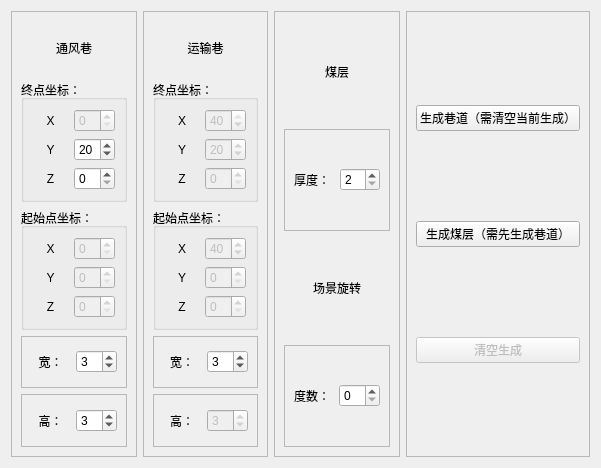
<?xml version="1.0" encoding="UTF-8"?>
<ui version="4.0">
 <class>RoadwayWin</class>
 <widget class="QWidget" name="RoadwayWin">
  <property name="geometry">
   <rect>
    <x>0</x>
    <y>0</y>
    <width>601</width>
    <height>468</height>
   </rect>
  </property>
  <property name="windowTitle">
   <string>巷道控制</string>
  </property>
  <layout class="QHBoxLayout" name="horizontalLayout_5">
   <item>
    <widget class="QFrame" name="frame_3">
     <property name="frameShape">
      <enum>QFrame::StyledPanel</enum>
     </property>
     <property name="frameShadow">
      <enum>QFrame::Raised</enum>
     </property>
     <layout class="QVBoxLayout" name="verticalLayout_3">
      <item>
       <widget class="QLabel" name="label">
        <property name="text">
         <string>通风巷</string>
        </property>
        <property name="alignment">
         <set>Qt::AlignCenter</set>
        </property>
       </widget>
      </item>
      <item>
       <widget class="QGroupBox" name="groupBox_2">
        <property name="title">
         <string>终点坐标：</string>
        </property>
        <layout class="QGridLayout" name="gridLayout">
         <item row="2" column="1">
          <widget class="QSpinBox" name="spinBox_ventilationShaft_z"/>
         </item>
         <item row="1" column="1">
          <widget class="QSpinBox" name="spinBox_ventilationShaft_y">
           <property name="value">
            <number>20</number>
           </property>
          </widget>
         </item>
         <item row="0" column="1">
          <widget class="QSpinBox" name="spinBox_ventilationShaft_x">
           <property name="enabled">
            <bool>false</bool>
           </property>
           <property name="maximum">
            <number>5</number>
           </property>
           <property name="value">
            <number>0</number>
           </property>
          </widget>
         </item>
         <item row="0" column="0">
          <widget class="QLabel" name="label_7">
           <property name="text">
            <string>X</string>
           </property>
           <property name="alignment">
            <set>Qt::AlignCenter</set>
           </property>
          </widget>
         </item>
         <item row="1" column="0">
          <widget class="QLabel" name="label_8">
           <property name="text">
            <string>Y</string>
           </property>
           <property name="alignment">
            <set>Qt::AlignCenter</set>
           </property>
          </widget>
         </item>
         <item row="2" column="0">
          <widget class="QLabel" name="label_9">
           <property name="text">
            <string>Z</string>
           </property>
           <property name="alignment">
            <set>Qt::AlignCenter</set>
           </property>
          </widget>
         </item>
        </layout>
       </widget>
      </item>
      <item>
       <widget class="QGroupBox" name="groupBox">
        <property name="title">
         <string>起始点坐标：</string>
        </property>
        <layout class="QGridLayout" name="gridLayout_2">
         <item row="2" column="1">
          <widget class="QSpinBox" name="spinBox_3">
           <property name="enabled">
            <bool>false</bool>
           </property>
          </widget>
         </item>
         <item row="1" column="1">
          <widget class="QSpinBox" name="spinBox_2">
           <property name="enabled">
            <bool>false</bool>
           </property>
          </widget>
         </item>
         <item row="0" column="1">
          <widget class="QSpinBox" name="spinBox">
           <property name="enabled">
            <bool>false</bool>
           </property>
          </widget>
         </item>
         <item row="0" column="0">
          <widget class="QLabel" name="label_10">
           <property name="text">
            <string>X</string>
           </property>
           <property name="alignment">
            <set>Qt::AlignCenter</set>
           </property>
          </widget>
         </item>
         <item row="1" column="0">
          <widget class="QLabel" name="label_11">
           <property name="text">
            <string>Y</string>
           </property>
           <property name="alignment">
            <set>Qt::AlignCenter</set>
           </property>
          </widget>
         </item>
         <item row="2" column="0">
          <widget class="QLabel" name="label_12">
           <property name="text">
            <string>Z</string>
           </property>
           <property name="alignment">
            <set>Qt::AlignCenter</set>
           </property>
          </widget>
         </item>
        </layout>
       </widget>
      </item>
      <item>
       <widget class="QFrame" name="frame_2">
        <property name="frameShape">
         <enum>QFrame::StyledPanel</enum>
        </property>
        <property name="frameShadow">
         <enum>QFrame::Raised</enum>
        </property>
        <layout class="QHBoxLayout" name="horizontalLayout_2">
         <item>
          <widget class="QLabel" name="label_5">
           <property name="text">
            <string>宽：</string>
           </property>
           <property name="alignment">
            <set>Qt::AlignCenter</set>
           </property>
          </widget>
         </item>
         <item>
          <widget class="QSpinBox" name="spinBox_ventilationShaft_width">
           <property name="value">
            <number>3</number>
           </property>
          </widget>
         </item>
        </layout>
       </widget>
      </item>
      <item>
       <widget class="QFrame" name="frame">
        <property name="frameShape">
         <enum>QFrame::StyledPanel</enum>
        </property>
        <property name="frameShadow">
         <enum>QFrame::Raised</enum>
        </property>
        <layout class="QHBoxLayout" name="horizontalLayout">
         <item>
          <widget class="QLabel" name="label_3">
           <property name="text">
            <string>高：</string>
           </property>
           <property name="alignment">
            <set>Qt::AlignCenter</set>
           </property>
          </widget>
         </item>
         <item>
          <widget class="QSpinBox" name="spinBox_ventilationShaft_height">
           <property name="value">
            <number>3</number>
           </property>
          </widget>
         </item>
        </layout>
       </widget>
      </item>
     </layout>
    </widget>
   </item>
   <item>
    <widget class="QFrame" name="frame_4">
     <property name="frameShape">
      <enum>QFrame::StyledPanel</enum>
     </property>
     <property name="frameShadow">
      <enum>QFrame::Raised</enum>
     </property>
     <layout class="QVBoxLayout" name="verticalLayout_4">
      <item>
       <widget class="QLabel" name="label_2">
        <property name="text">
         <string>运输巷</string>
        </property>
        <property name="alignment">
         <set>Qt::AlignCenter</set>
        </property>
       </widget>
      </item>
      <item>
       <widget class="QGroupBox" name="groupBox_3">
        <property name="title">
         <string>终点坐标：</string>
        </property>
        <layout class="QGridLayout" name="gridLayout_3">
         <item row="1" column="1">
          <widget class="QSpinBox" name="spinBox_transportAlley_y">
           <property name="enabled">
            <bool>false</bool>
           </property>
           <property name="value">
            <number>20</number>
           </property>
          </widget>
         </item>
         <item row="0" column="1">
          <widget class="QSpinBox" name="spinBox_transportAlley_x">
           <property name="enabled">
            <bool>false</bool>
           </property>
           <property name="minimum">
            <number>35</number>
           </property>
           <property name="maximum">
            <number>40</number>
           </property>
           <property name="value">
            <number>40</number>
           </property>
          </widget>
         </item>
         <item row="2" column="1">
          <widget class="QSpinBox" name="spinBox_transportAlley_z">
           <property name="enabled">
            <bool>false</bool>
           </property>
          </widget>
         </item>
         <item row="0" column="0">
          <widget class="QLabel" name="label_13">
           <property name="text">
            <string>X</string>
           </property>
           <property name="alignment">
            <set>Qt::AlignCenter</set>
           </property>
          </widget>
         </item>
         <item row="1" column="0">
          <widget class="QLabel" name="label_14">
           <property name="text">
            <string>Y</string>
           </property>
           <property name="alignment">
            <set>Qt::AlignCenter</set>
           </property>
          </widget>
         </item>
         <item row="2" column="0">
          <widget class="QLabel" name="label_15">
           <property name="text">
            <string>Z</string>
           </property>
           <property name="alignment">
            <set>Qt::AlignCenter</set>
           </property>
          </widget>
         </item>
        </layout>
       </widget>
      </item>
      <item>
       <widget class="QGroupBox" name="groupBox_4">
        <property name="title">
         <string>起始点坐标：</string>
        </property>
        <layout class="QGridLayout" name="gridLayout_4">
         <item row="0" column="1">
          <widget class="QSpinBox" name="spinBox_10">
           <property name="enabled">
            <bool>false</bool>
           </property>
           <property name="value">
            <number>40</number>
           </property>
          </widget>
         </item>
         <item row="1" column="1">
          <widget class="QSpinBox" name="spinBox_11">
           <property name="enabled">
            <bool>false</bool>
           </property>
          </widget>
         </item>
         <item row="2" column="1">
          <widget class="QSpinBox" name="spinBox_12">
           <property name="enabled">
            <bool>false</bool>
           </property>
          </widget>
         </item>
         <item row="0" column="0">
          <widget class="QLabel" name="label_16">
           <property name="text">
            <string>X</string>
           </property>
           <property name="alignment">
            <set>Qt::AlignCenter</set>
           </property>
          </widget>
         </item>
         <item row="1" column="0">
          <widget class="QLabel" name="label_17">
           <property name="text">
            <string>Y</string>
           </property>
           <property name="alignment">
            <set>Qt::AlignCenter</set>
           </property>
          </widget>
         </item>
         <item row="2" column="0">
          <widget class="QLabel" name="label_18">
           <property name="text">
            <string>Z</string>
           </property>
           <property name="alignment">
            <set>Qt::AlignCenter</set>
           </property>
          </widget>
         </item>
        </layout>
       </widget>
      </item>
      <item>
       <widget class="QFrame" name="frame_5">
        <property name="frameShape">
         <enum>QFrame::StyledPanel</enum>
        </property>
        <property name="frameShadow">
         <enum>QFrame::Raised</enum>
        </property>
        <layout class="QHBoxLayout" name="horizontalLayout_3">
         <item>
          <widget class="QLabel" name="label_6">
           <property name="text">
            <string>宽：</string>
           </property>
           <property name="alignment">
            <set>Qt::AlignCenter</set>
           </property>
          </widget>
         </item>
         <item>
          <widget class="QSpinBox" name="spinBox_transportAlley_width">
           <property name="value">
            <number>3</number>
           </property>
          </widget>
         </item>
        </layout>
       </widget>
      </item>
      <item>
       <widget class="QFrame" name="frame_6">
        <property name="frameShape">
         <enum>QFrame::StyledPanel</enum>
        </property>
        <property name="frameShadow">
         <enum>QFrame::Raised</enum>
        </property>
        <layout class="QHBoxLayout" name="horizontalLayout_4">
         <item>
          <widget class="QLabel" name="label_4">
           <property name="text">
            <string>高：</string>
           </property>
           <property name="alignment">
            <set>Qt::AlignCenter</set>
           </property>
          </widget>
         </item>
         <item>
          <widget class="QSpinBox" name="spinBox_transportAlley_height">
           <property name="enabled">
            <bool>false</bool>
           </property>
           <property name="value">
            <number>3</number>
           </property>
          </widget>
         </item>
        </layout>
       </widget>
      </item>
     </layout>
    </widget>
   </item>
   <item>
    <widget class="QFrame" name="frame_8">
     <property name="frameShape">
      <enum>QFrame::StyledPanel</enum>
     </property>
     <property name="frameShadow">
      <enum>QFrame::Raised</enum>
     </property>
     <layout class="QVBoxLayout" name="verticalLayout">
      <item>
       <widget class="QLabel" name="label_19">
        <property name="text">
         <string>煤层</string>
        </property>
        <property name="alignment">
         <set>Qt::AlignCenter</set>
        </property>
       </widget>
      </item>
      <item>
       <widget class="QFrame" name="frame_9">
        <property name="frameShape">
         <enum>QFrame::StyledPanel</enum>
        </property>
        <property name="frameShadow">
         <enum>QFrame::Raised</enum>
        </property>
        <layout class="QGridLayout" name="gridLayout_5">
         <item row="0" column="0">
          <widget class="QLabel" name="label_20">
           <property name="text">
            <string>厚度：</string>
           </property>
          </widget>
         </item>
         <item row="0" column="2">
          <widget class="QSpinBox" name="spinBox_seamThickness">
           <property name="minimum">
            <number>2</number>
           </property>
           <property name="maximum">
            <number>4</number>
           </property>
          </widget>
         </item>
        </layout>
       </widget>
      </item>
      <item>
       <widget class="QLabel" name="label_21">
        <property name="text">
         <string>场景旋转</string>
        </property>
        <property name="alignment">
         <set>Qt::AlignCenter</set>
        </property>
       </widget>
      </item>
      <item>
       <widget class="QFrame" name="frame_10">
        <property name="frameShape">
         <enum>QFrame::StyledPanel</enum>
        </property>
        <property name="frameShadow">
         <enum>QFrame::Raised</enum>
        </property>
        <layout class="QHBoxLayout" name="horizontalLayout_7">
         <item>
          <widget class="QLabel" name="label_22">
           <property name="text">
            <string>度数：</string>
           </property>
          </widget>
         </item>
         <item>
          <widget class="QSpinBox" name="spinBox_4"/>
         </item>
        </layout>
       </widget>
      </item>
     </layout>
    </widget>
   </item>
   <item>
    <widget class="QFrame" name="frame_7">
     <property name="frameShape">
      <enum>QFrame::StyledPanel</enum>
     </property>
     <property name="frameShadow">
      <enum>QFrame::Raised</enum>
     </property>
     <layout class="QVBoxLayout" name="verticalLayout_7">
      <item>
       <widget class="QPushButton" name="pushButton_generate_roadway">
        <property name="text">
         <string>生成巷道（需清空当前生成）</string>
        </property>
       </widget>
      </item>
      <item>
       <widget class="QPushButton" name="pushButton_generate_coalmine">
        <property name="enabled">
         <bool>true</bool>
        </property>
        <property name="text">
         <string>生成煤层（需先生成巷道）</string>
        </property>
       </widget>
      </item>
      <item>
       <widget class="QPushButton" name="pushButton_clear_workplace">
        <property name="enabled">
         <bool>false</bool>
        </property>
        <property name="text">
         <string>清空生成</string>
        </property>
       </widget>
      </item>
     </layout>
    </widget>
   </item>
  </layout>
 </widget>
 <resources/>
 <connections/>
</ui>
